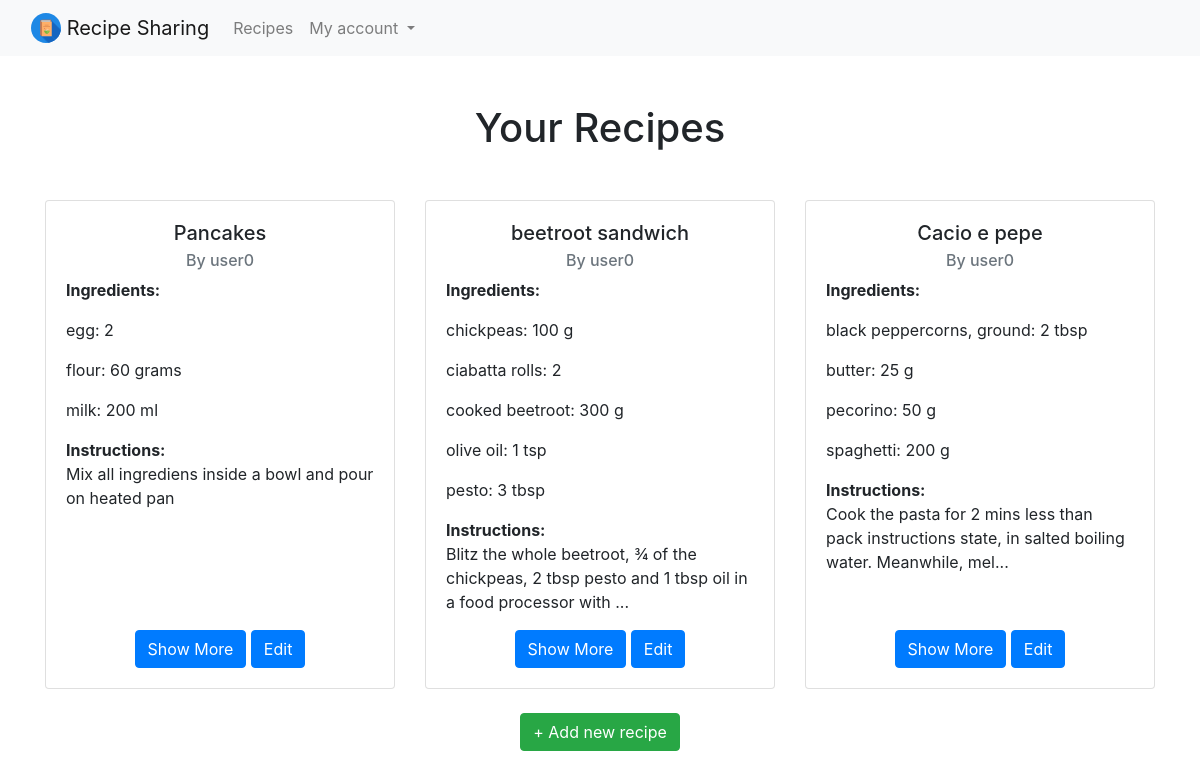
Page /code/index.php/recipe?username=user0 (signed in) on the committed database.
### tables this page shows
CREATE TABLE `recipe` (
  `recipeID` int(11) NOT NULL,
  `title` varchar(255) NOT NULL,
  `instructions` text NOT NULL,
  `userID` int(11) NOT NULL
);

CREATE TABLE `recipeIngredients` (
  `recipeID` int(11) NOT NULL,
  `ingredient` varchar(255) NOT NULL,
  `quantity` float NOT NULL,
  `unit` varchar(45) NOT NULL
);

### code/model/RecipeDB.php (called while the page is built, shortened)
<?php
class RecipeDB {
    public static function getAllUser($username) {
        $db = DBInit::getInstance();
        $statement = $db->prepare(
            "SELECT recipe.recipeID, user.username AS author, title, instructions, recipeIngredients.ingredient, recipeIngredients.quantity, recipeIngredients.unit
            FROM recipe
            JOIN user ON recipe.userID = user.userID
            LEFT JOIN recipeIngredients ON recipe.recipeID = recipeIngredients.recipeID
            WHERE user.username = :username"
        );
        $statement->bindParam(":username", $username, PDO::PARAM_STR);
        $statement->execute();
        $result = $statement->fetchAll(PDO::FETCH_ASSOC);
        $recipes = RecipeDB::GetRecipesWithIngredients($result);
        return $recipes;
    }
    public static function GetRecipesWithIngredients($result) {
        $recipes = [];
        foreach ($result as $row) {
            $recipeID = $row['recipeID'];
            if (!isset($recipes[$recipeID])) {
                $recipes[$recipeID] = [
                    'recipeID' => $row['recipeID'],
                    'author' => $row['author'],
                    'title' => $row['title'],
                    'instructions' => $row['instructions'],
                    'ingredients' => []
                ];
            }
            $recipes[$recipeID]['ingredients'][] = [
                'name' => $row['ingredient'],
                'quantity' => $row['quantity'],
                'unit' => $row['unit']
            ];
        }
        return array_values($recipes);
    }
}

### code/view/recipe-user.php (the view, shortened to what this page needs)
<!DOCTYPE html>
<link rel="stylesheet" href="https://cdn.jsdelivr.net/npm/bootstrap@4.0.0/dist/css/bootstrap.min.css">
<link rel="stylesheet" type="text/css" href="<?= CSS_URL . "style.css" ?>">
<?php include("view/navbar.php"); ?>
<body>
<div class="container mt-5">
    <h1 class="text-center mb-5">Your Recipes</h1>
    <div class="row">
        <?php foreach ($recipes as $recipe): ?>
            <div class="col-md-4 mb-4">
                <div class="card h-100">
                    <div class="card-body d-flex flex-column">
                        <h5 class="card-title text-center"><?= htmlspecialchars($recipe['title']) ?></h5>
                        <h6 class="card-subtitle mb-2 text-muted text-center">By <?= htmlspecialchars($recipe['author']) ?></h6>
                        <p class="card-text"><strong>Ingredients:</strong><br> </p>
                        <?php foreach ($recipe['ingredients'] as $ingredient): ?>
                            <p class="card-text">
                                <?= htmlspecialchars($ingredient['name']) ?>:
                                <?= htmlspecialchars($ingredient['quantity']) ?>
                                <?= htmlspecialchars($ingredient['unit']) ?>
                            </p>
                        <?php endforeach; ?>
                        <p class="card-text"><strong>Instructions:</strong><br>
                            <?php
                                $instructions = htmlspecialchars($recipe['instructions']);
                                if (strlen($instructions) > 100) {
                                    $instructions = substr($instructions, 0, 100) . '...';
                                }
                                echo nl2br($instructions);
                            ?>
                        </p>
                        <div class="mt-auto text-center mt-3">
                            <a href="<?= BASE_URL . 'recipe?id=' . $recipe['recipeID'] ?>" class="btn btn-primary">Show More</a>
                            <a href="<?= BASE_URL . 'recipe/edit?id=' . $recipe['recipeID'] ?>" class="btn btn-primary">Edit</a>
                        </div>
                    </div>
                </div>
            </div>
        <?php endforeach; ?>
    </div>
    <div class="mt-auto text-center mt-3">
        <a href="<?= BASE_URL . 'recipe/add' ?>" class="btn btn-success">+ Add new recipe</a>
    </div>
</div>
</body>

### rows in the picture
recipe: recipeingredients.ingredient "egg", recipeingredients.quantity "2", recipeingredients.ingredient "flour", recipeingredients.quantity "60", recipeingredients.unit "grams", recipeingredients.ingredient "milk", recipeingredients.quantity "200", recipeingredients.unit "ml"
recipe: recipeingredients.ingredient "chickpeas", recipeingredients.quantity "100", recipeingredients.unit "g", recipeingredients.ingredient "ciabatta rolls", recipeingredients.quantity "2", recipeingredients.ingredient "cooked beetroot", recipeingredients.quantity "300", recipeingredients.ingredient "olive oil", recipeingredients.quantity "1", recipeingredients.unit "tsp", recipeingredients.ingredient "pesto", recipeingredients.quantity "3", recipeingredients.unit "tbsp"
recipe: recipeingredients.ingredient "black peppercorns, ground", recipeingredients.quantity "2", recipeingredients.unit "tbsp", recipeingredients.ingredient "butter", recipeingredients.quantity "25", recipeingredients.unit "g", recipeingredients.ingredient "pecorino", recipeingredients.quantity "50", recipeingredients.ingredient "spaghetti", recipeingredients.quantity "200"

### other values in the picture
$recipe['title'] "Pancakes"
$recipe['author'] "user0"
$instructions "Mix all ingrediens inside a bowl and pour on heated pan"
$recipe['title'] "beetroot sandwich"
$instructions "Blitz the whole beetroot, ¾ of the chickpeas, 2 tbsp pesto and 1 tbsp oil in a food processor with ..."
$recipe['title'] "Cacio e pepe"
$instructions "Cook the pasta for 2 mins less than pack instructions state, in salted boiling water. Meanwhile, mel..."
